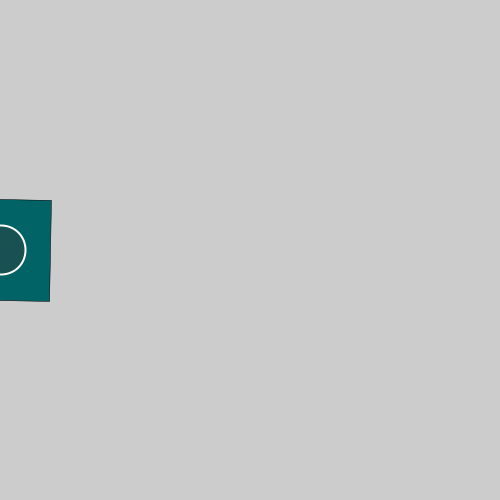
Frame 1 (no input)
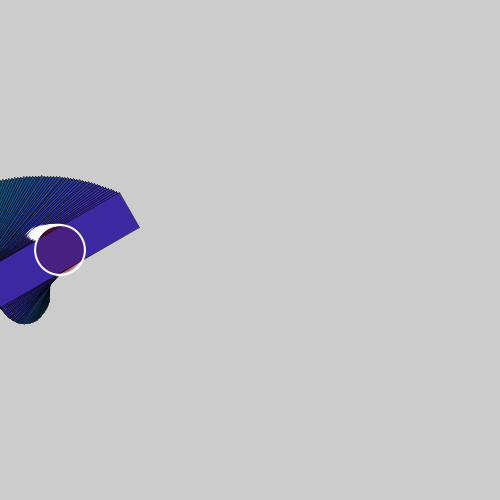
Frame 60 (the mouse pressed at the canvas centre just before this capture)
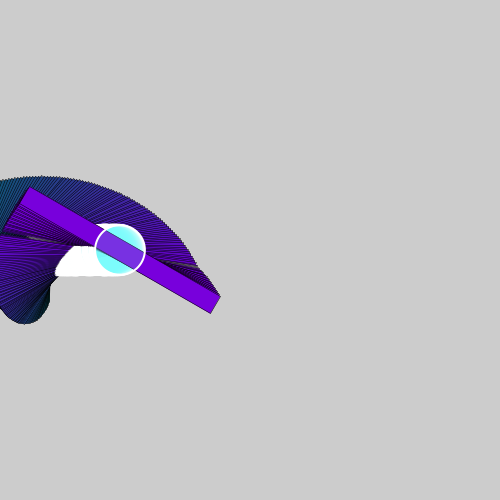
Frame 120 (the mouse held since frame 60 and released just before this capture)

The Processing sketch that drew these frames (run headless with seeded random() and noise(); from frame 60 on, the mouse is pressed at the canvas centre):

// Processing sketch: week_1_notes_1
// ── week_1_notes_1.pde
float angle = 0;
float x = 0;
float w = 100; 
float h = 100; 

void setup() {
  size(500, 500);
  rectMode(CENTER); //<>//
}

void draw() {
  //background(240);
  angle = angle + 1;
  translate(x + 1, height/2);
  rotate(radians(angle));
  x = x + 1;
  w = w - 1;
  h = h +1;
  fill(x, w, h);
  stroke(0);
  strokeWeight(0.5);
  rect(0, 0, w, h);
  fill(122, mouseY, mouseX, 50);
  stroke(255);
  strokeWeight(2);
  ellipse(0, 0, 50, 50);
}

//translate(250, 250);
//ellipse(0, 0, 100, 100);
//translate(-250, -250);
//ellipse(0, 0, 100, 100);
//line(0, 0, 0, height);
//line(0, 0, width, 0);
//ellipse(100, 100, 40, 40);
